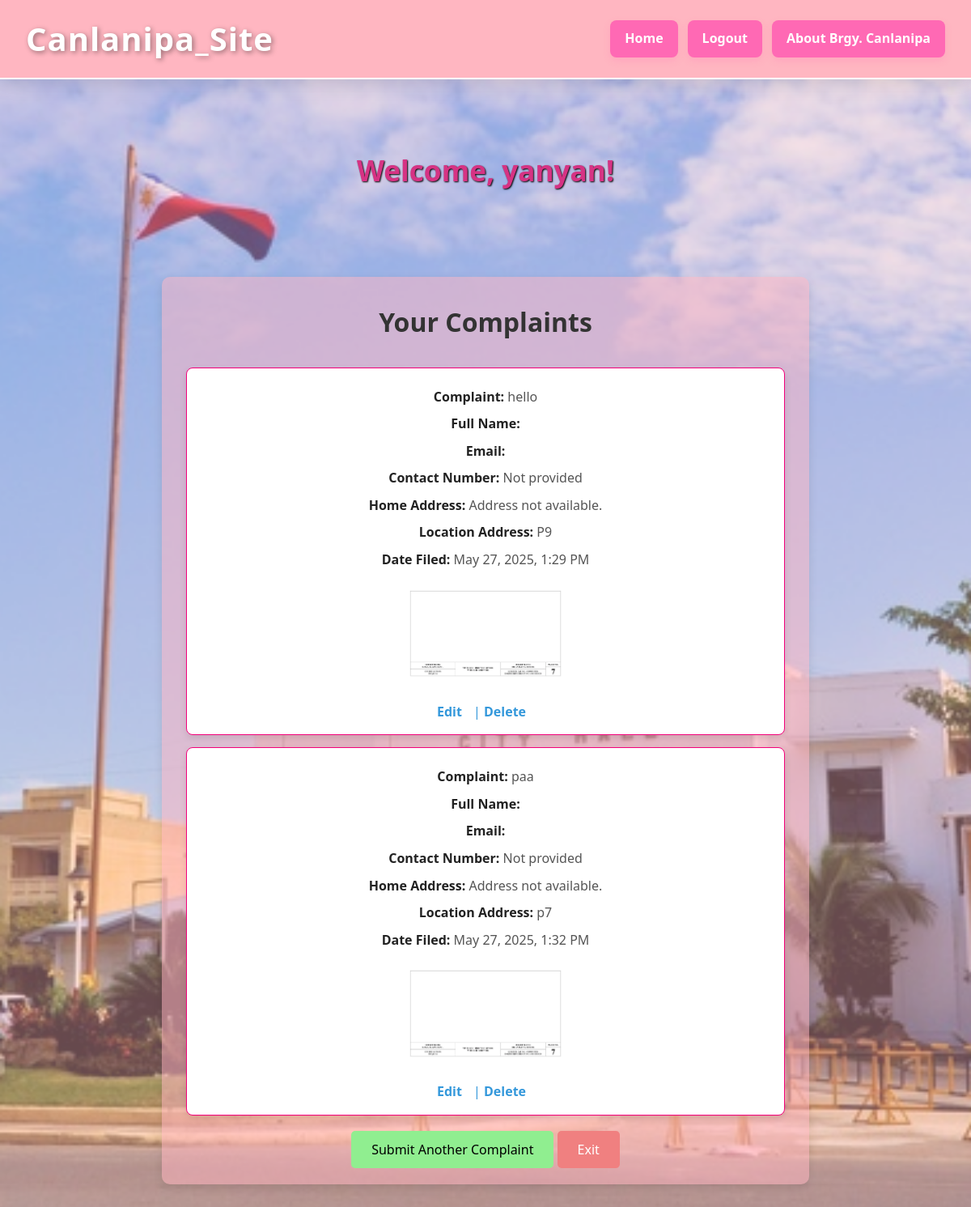
Screenshot of /complaint/review/ (signed in) with the database file from the repository.
### barangay/models.py (models this page shows, shortened)
class Complaint(models.Model):
    STATUS_CHOICES = [
        ('PENDING', 'Pending'),
        ('IN_ACTION', 'In Action'),
        ('RESOLVED', 'Resolved'),
    ]
    complaint_text = models.TextField()
    address = models.CharField(max_length=255, default="Not Provided")  # add default here
    email = models.EmailField(default="not_provided@example.com")       # add default here
    contact_number = models.CharField(max_length=20, default="Not Provided")  # add default here
    image = models.ImageField(upload_to='complaint_images/', blank=True, null=True)
    date_filed = models.DateTimeField(auto_now_add=True)
    status = models.CharField(max_length=10, choices=STATUS_CHOICES, default='PENDING')
    resident = models.ForeignKey(User, on_delete=models.CASCADE, null=True, blank=True)

### barangay/views.py (the view)
# urls.py: path('complaint/review/', views.complaint_review, name='complaint_review'),
def complaint_review(request):
    if not request.user.is_authenticated:
        return redirect('login')
    complaints = Complaint.objects.filter(resident=request.user)
    return render(request, 'barangay/complaint_review.html', {'complaints': complaints})

### barangay/templates/barangay/complaint_review.html (shortened to what this page needs)
{% extends 'barangay/base.html' %}
{% block content %}
<div class="complaints-container">
    <h2>Your Complaints</h2>
    {% for complaint in complaints %}
        <div class="complaint-item">
            <p><strong>Complaint:</strong> {{ complaint.complaint_text }}</p>
            {% with profile=complaint.resident.residentprofile %}
    <p><strong>Full Name:</strong> {{ profile.fullname }}</p>
    <p><strong>Email:</strong> {{ profile.email }}</p>
    <p><strong>Contact Number:</strong> {{ profile.contact_number|default:"Not provided" }}</p>
{% endwith %}
            <p><strong>Home Address:</strong>
                {% if request.user.residentprofile %}
                    {{ request.user.residentprofile.purok }}
                {% else %}
                    Address not available.
                {% endif %}
            </p>
            <p><strong>Location Address:</strong> {{ complaint.address }}</p>
            <p><strong>Date Filed:</strong> {{ complaint.date_filed|date:"F j, Y, g:i A" }}</p>
            {% if complaint.image %}
                <img src="{{ complaint.image.url }}" alt="Complaint Image" />
            {% endif %}
            <div class="complaint-actions">
                <a href="{% url 'edit_complaint' complaint.id %}">Edit</a> |
                <a href="{% url 'delete_complaint' complaint.id %}">Delete</a>
            </div>
        </div>
    {% endfor %}
    <div class="buttons-container">
        <a href="{% url 'complaint' %}" class="submit-btn">Submit Another Complaint</a>
        <a href="{% url 'home' %}" class="exit-btn">Exit</a>
    </div>
</div>
{% endblock %}

### barangay/templates/barangay/base.html (shortened to what this page needs)
<!DOCTYPE html>
<html lang="en">
<head>
    {% load static %}
</head>
<body>
    <header>
        <div class="header-left">
            <h1>Canlanipa_Site</h1>
        </div>
        <div class="header-right">
            <nav>
                <a href="{% url 'home' %}">Home</a>
                {% if user.is_authenticated %}
                    <a href="{% url 'logout' %}">Logout</a>
                {% else %}
                    <a href="{% url 'signup' %}">Sign-Up</a>
                    <a href="{% url 'login' %}">Login</a>
                {% endif %}
                <a href="{% url 'about' %}">About Brgy. Canlanipa</a>
            </nav>
        </div>
    </header>
    <main>
        {% if user.is_authenticated %}
            <div class="welcome-message">
                <h2>Welcome, {{ user.username }}!</h2>
            </div>
        {% endif %}
        {% block content %}
        {% endblock %}
    </main>
</body>
</html>

### barangay/templates/barangay/complaint_review.html (style rules this page uses)
.complaints-container { max-width: 800px; margin: 50px auto; padding: 30px; background-color: rgba(255, 182, 193, 0.5); border-radius: 10px; box-shadow: 0 4px 12px rgba(0, 0, 0, 0.1); }
h2 { text-align: center; font-size: 32px; color: #333; margin-bottom: 30px; }
.complaint-item { border: 1px solid #f4007a; padding: 15px; margin-bottom: 15px; background-color: #fff; border-radius: 8px; box-shadow: 0 4px 10px rgba(0, 0, 0, 0.1); }
.complaint-item p { font-size: 16px; color: #555; margin: 8px 0; }
.complaint-item p strong { color: #222; }
.complaint-item img { max-width: 200px; border-radius: 5px; margin-top: 10px; }
.complaint-actions { margin-top: 15px; font-size: 16px; color: #3498db; }
.complaint-actions a { margin-right: 10px; text-decoration: none; color: #3498db; font-weight: bold; transition: color 0.3s ease; }
.buttons-container { margin-top: 30px; text-align: center; }
.buttons-container a { padding: 12px 25px; border-radius: 5px; text-decoration: none; font-size: 16px; transition: background-color 0.3s ease; }
.buttons-container .submit-btn { background-color: lightgreen; color: black; }
.buttons-container .exit-btn { background-color: lightcoral; color: white; }

### rows the page displays
Complaint: complaint_text "hello", resident.residentprofile.contact_number "Not provided", address "P9", date_filed "May 27, 2025, 1:29 PM", image (picture)
Complaint: complaint_text "paa", resident.residentprofile.contact_number "Not provided", address "p7", date_filed "May 27, 2025, 1:32 PM", image (picture)

### other values shown
{{ user.username }} "yanyan"
